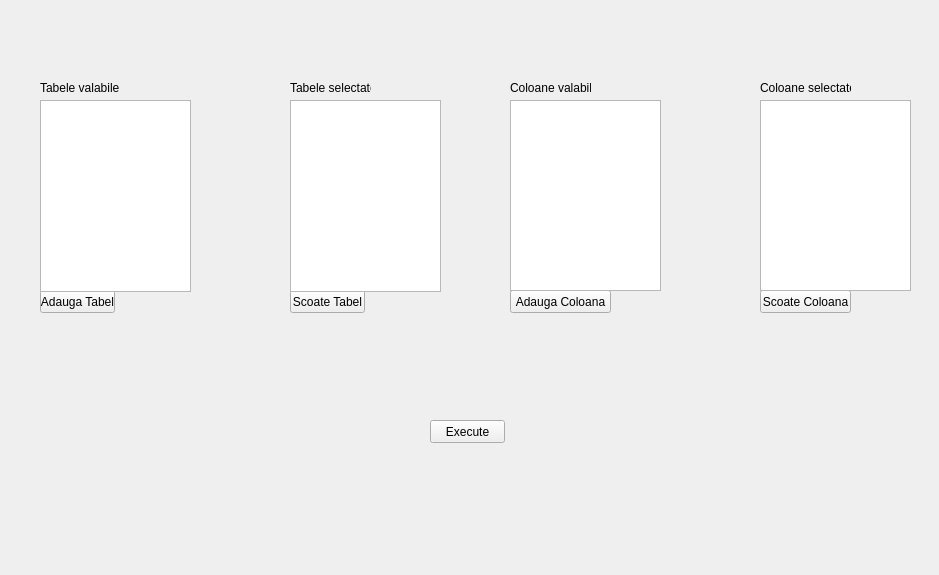
<?xml version="1.0" encoding="UTF-8"?>
<ui version="4.0">
 <class>SelectQueryUI</class>
 <widget class="QWidget" name="SelectQueryUI">
  <property name="geometry">
   <rect>
    <x>0</x>
    <y>0</y>
    <width>939</width>
    <height>575</height>
   </rect>
  </property>
  <property name="windowTitle">
   <string>Form</string>
  </property>
  <widget class="QLabel" name="label">
   <property name="geometry">
    <rect>
     <x>40</x>
     <y>80</y>
     <width>81</width>
     <height>16</height>
    </rect>
   </property>
   <property name="text">
    <string>Tabele valabile</string>
   </property>
  </widget>
  <widget class="QLabel" name="label_2">
   <property name="geometry">
    <rect>
     <x>290</x>
     <y>80</y>
     <width>81</width>
     <height>16</height>
    </rect>
   </property>
   <property name="text">
    <string>Tabele selectate</string>
   </property>
  </widget>
  <widget class="QLabel" name="label_3">
   <property name="geometry">
    <rect>
     <x>510</x>
     <y>80</y>
     <width>81</width>
     <height>16</height>
    </rect>
   </property>
   <property name="text">
    <string>Coloane valabile</string>
   </property>
  </widget>
  <widget class="QLabel" name="label_4">
   <property name="geometry">
    <rect>
     <x>760</x>
     <y>80</y>
     <width>91</width>
     <height>16</height>
    </rect>
   </property>
   <property name="text">
    <string>Coloane selectate</string>
   </property>
  </widget>
  <widget class="QPushButton" name="uiButtonAddTab">
   <property name="geometry">
    <rect>
     <x>40</x>
     <y>290</y>
     <width>75</width>
     <height>23</height>
    </rect>
   </property>
   <property name="text">
    <string>Adauga Tabel</string>
   </property>
  </widget>
  <widget class="QPushButton" name="uiButtonRemTab">
   <property name="geometry">
    <rect>
     <x>290</x>
     <y>290</y>
     <width>75</width>
     <height>23</height>
    </rect>
   </property>
   <property name="text">
    <string>Scoate Tabel</string>
   </property>
  </widget>
  <widget class="QPushButton" name="uiButtonAddCol">
   <property name="geometry">
    <rect>
     <x>510</x>
     <y>290</y>
     <width>101</width>
     <height>23</height>
    </rect>
   </property>
   <property name="text">
    <string>Adauga Coloana</string>
   </property>
  </widget>
  <widget class="QPushButton" name="uiButtonRemCol">
   <property name="geometry">
    <rect>
     <x>760</x>
     <y>290</y>
     <width>91</width>
     <height>23</height>
    </rect>
   </property>
   <property name="text">
    <string>Scoate Coloana</string>
   </property>
  </widget>
  <widget class="QListWidget" name="uiListTabVal">
   <property name="geometry">
    <rect>
     <x>40</x>
     <y>100</y>
     <width>151</width>
     <height>192</height>
    </rect>
   </property>
  </widget>
  <widget class="QListWidget" name="uiListTabSel">
   <property name="geometry">
    <rect>
     <x>290</x>
     <y>100</y>
     <width>151</width>
     <height>192</height>
    </rect>
   </property>
  </widget>
  <widget class="QListWidget" name="uiListColVal">
   <property name="geometry">
    <rect>
     <x>510</x>
     <y>100</y>
     <width>151</width>
     <height>191</height>
    </rect>
   </property>
  </widget>
  <widget class="QListWidget" name="uiListColSel">
   <property name="geometry">
    <rect>
     <x>760</x>
     <y>100</y>
     <width>151</width>
     <height>191</height>
    </rect>
   </property>
  </widget>
  <widget class="QPushButton" name="uiButtonExe">
   <property name="geometry">
    <rect>
     <x>430</x>
     <y>420</y>
     <width>75</width>
     <height>23</height>
    </rect>
   </property>
   <property name="text">
    <string>Execute</string>
   </property>
  </widget>
 </widget>
 <resources/>
 <connections/>
</ui>
